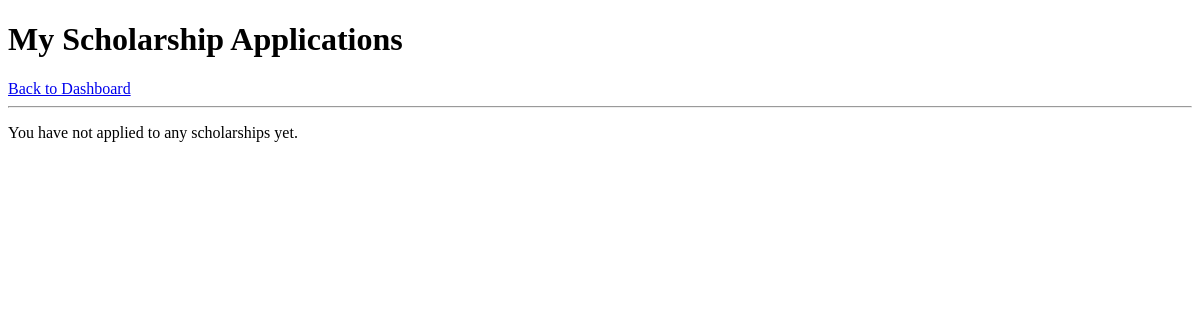
The page /my-applications/ (signed in) on the database as committed earlier.
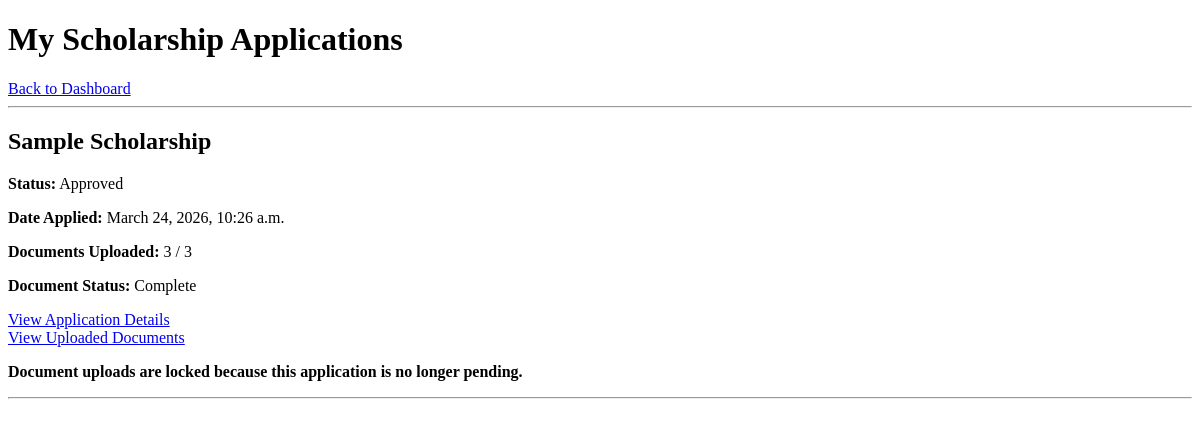
The same page on the database as committed later.
### core/models.py (models this page shows, shortened)
class Application(models.Model):
    STATUS_CHOICES = [
        ('Pending', 'Pending'),
        ('Approved', 'Approved'),
        ('Rejected', 'Rejected'),
        ('Claimed', 'Claimed'),
        ('Withdrawn', 'Withdrawn'),
    ]
    student = models.ForeignKey(StudentProfile, on_delete=models.CASCADE, related_name='applications')
    scholarship = models.ForeignKey(Scholarship, on_delete=models.CASCADE, related_name='applications')
    status = models.CharField(max_length=20, choices=STATUS_CHOICES, default='Pending')
    applied_at = models.DateTimeField(auto_now_add=True)
    def can_withdraw(self):
        return self.status == 'Pending'
    def can_upload_documents(self):
        return self.status == 'Pending'
    def can_reapply(self):
        return self.status == 'Withdrawn'
    def active_requirements(self):
        if self.status == 'Pending':
            return list(self.scholarship.requirements.all())
        return list(self.requirement_snapshots.all())
    def total_requirements(self):
        return len(self.active_requirements())
    def uploaded_requirements_count(self):
        active_names = {req.name if hasattr(req, 'name') else req.requirement_name for req in self.active_requirements()}
        uploaded_names = set(
            self.documents.values_list('requirement__name', flat=True)
        )
        return len(active_names.intersection(uploaded_names))
    def is_complete(self):
        active_names = {req.name if hasattr(req, 'name') else req.requirement_name for req in self.active_requirements()}
        uploaded_names = set(
            self.documents.values_list('requirement__name', flat=True)
        )
        return active_names.issubset(uploaded_names)

class Scholarship(models.Model):
    title = models.CharField(max_length=200)
    description = models.TextField()
    min_gpa = models.DecimalField(max_digits=4, decimal_places=2)
    deadline = models.DateField()
    created_at = models.DateTimeField(auto_now_add=True)

class ApplicationRequirementSnapshot(models.Model):
    application = models.ForeignKey(
        Application,
        on_delete=models.CASCADE,
        related_name='requirement_snapshots'
    )
    requirement_name = models.CharField(max_length=150)

### core/views.py (the view)
@login_required
def my_applications(request):
    profile = get_object_or_404(StudentProfile, user=request.user)
    applications = Application.objects.filter(student=profile).order_by('-applied_at')
    return render(request, 'core/my_applications.html', {
        'applications': applications
    })

### core/templates/core/my_applications.html (shortened to what this page needs)
<!DOCTYPE html>
<html>
<head>
</head>
<body>
    <h1>My Scholarship Applications</h1>
    <a href="{% url 'dashboard' %}">Back to Dashboard</a>
    <hr>
    {% if applications %}
        {% for application in applications %}
            <div>
                <h2>{{ application.scholarship.title }}</h2>
                <p><strong>Status:</strong> {{ application.status }}</p>
                <p><strong>Date Applied:</strong> {{ application.applied_at }}</p>
                <p><strong>Documents Uploaded:</strong> {{ application.uploaded_requirements_count }} / {{ application.total_requirements }}</p>
                {% if application.is_complete %}
                    <p><strong>Document Status:</strong> Complete</p>
                {% endif %}
                <a href="{% url 'application_detail' application.id %}">View Application Details</a><br>
                {% if application.can_upload_documents %}
                    <a href="{% url 'upload_documents' application.id %}">Upload Documents</a><br>
                    <a href="{% url 'application_documents' application.id %}">View Uploaded Documents</a><br>
                {% else %}
                    <a href="{% url 'application_documents' application.id %}">View Uploaded Documents</a><br>
                    <p><strong>Document uploads are locked because this application is no longer pending.</strong></p>
                {% endif %}
            </div>
            <hr>
        {% endfor %}
    {% else %}
        <p>You have not applied to any scholarships yet.</p>
    {% endif %}
</body>
</html>

Rows that differ between the two databases and show on the page:
added Application: scholarship "Sample Scholarship", status "Approved", applied_at "March 24, 2026, 10:26 a.m.", uploaded_requirements_count "3", total_requirements "3", shows "Document Status:", shows "View Uploaded Documents"
Other text that changed with them:
text no longer shown: "You have not applied to any scholarships yet."
